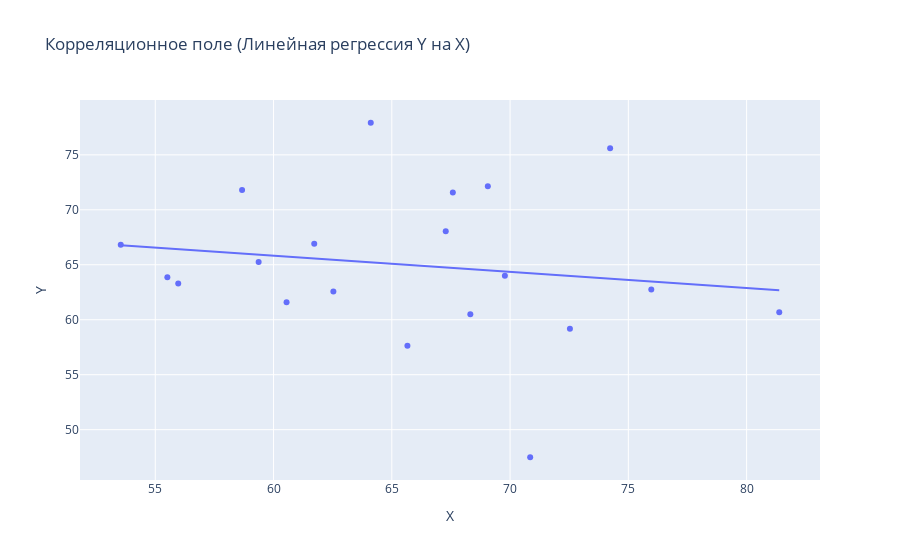

This figure's notebook cell:
### Code cell
px.scatter(data, x='X', y='Y', trendline='ols', title='Корреляционное поле (Линейная регрессия Y на X)')

### Figure 1 — Plotly figure (JSON) as saved in the notebook; plotly's stock layout.template omitted (floating-point values rounded to 4 significant figures)
{"data": [{"hovertemplate": "X=%{x}<br>Y=%{y}<extra></extra>", "legendgroup": "", "marker": {"color": "#636efa", "symbol": "circle"}, "mode": "markers", "name": "", "orientation": "v", "showlegend": false, "type": "scatter", "x": [53.54, 60.55, 55.51, 74.23, 58.67, 65.66, 62.53, 72.53, 75.97, 67.28, 61.72, 64.11, 55.97, 69.78, 69.06, 59.37, 67.58, 70.85, 81.38, 68.32], "xaxis": "x", "y": [66.82, 61.58, 63.86, 75.6, 71.8, 57.63, 62.57, 59.18, 62.76, 68.06, 66.91, 77.92, 63.29, 64.01, 72.15, 65.25, 71.57, 47.49, 60.68, 60.51], "yaxis": "y"}, {"hovertemplate": "<b>OLS trendline</b><br>Y = -0.146401 * X + 74.605<br>R<sup>2</sup>=0.024567<br><br>X=%{x}<br>Y=%{y} <b>(trend)</b><extra></extra>", "legendgroup": "", "marker": {"color": "#636efa", "symbol": "circle"}, "mode": "lines", "name": "", "showlegend": false, "type": "scatter", "x": [53.54, 55.51, 55.97, 58.67, 59.37, 60.55, 61.72, 62.53, 64.11, 65.66, 67.28, 67.58, 68.32, 69.06, 69.78, 70.85, 72.53, 74.23, 75.97, 81.38], "xaxis": "x", "y": [66.77, 66.48, 66.41, 66.02, 65.91, 65.74, 65.57, 65.45, 65.22, 64.99, 64.76, 64.71, 64.6, 64.49, 64.39, 64.23, 63.99, 63.74, 63.48, 62.69], "yaxis": "y"}], "layout": {"legend": {"tracegroupgap": 0}, "title": {"text": "Корреляционное поле (Линейная регрессия Y на X)"}, "xaxis": {"anchor": "y", "domain": [0, 1], "title": {"text": "X"}}, "yaxis": {"anchor": "x", "domain": [0, 1], "title": {"text": "Y"}}}}
